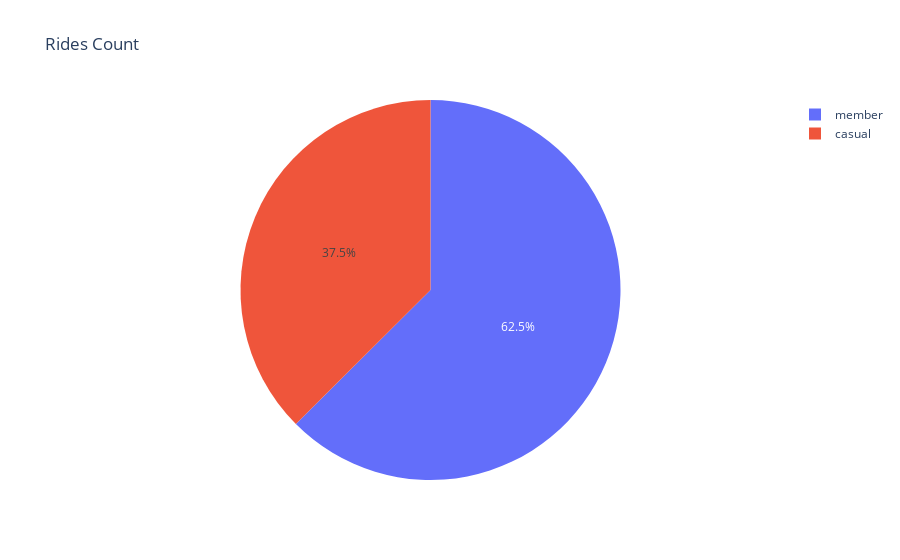

Notebook code cell kept with this figure:
### Code cell
fig.show()

### Figure 1 — Plotly figure (JSON) as saved in the notebook; plotly's stock layout.template omitted (floating-point values rounded to 4 significant figures)
{"data": [{"domain": {"x": [0, 1], "y": [0, 1]}, "hovertemplate": "label=%{label}<br>value=%{value}<extra></extra>", "labels": ["casual", "member"], "legendgroup": "", "name": "", "showlegend": true, "type": "pie", "values": [1278122, 2132917]}], "layout": {"legend": {"tracegroupgap": 0}, "title": {"text": "Rides Count"}}}
